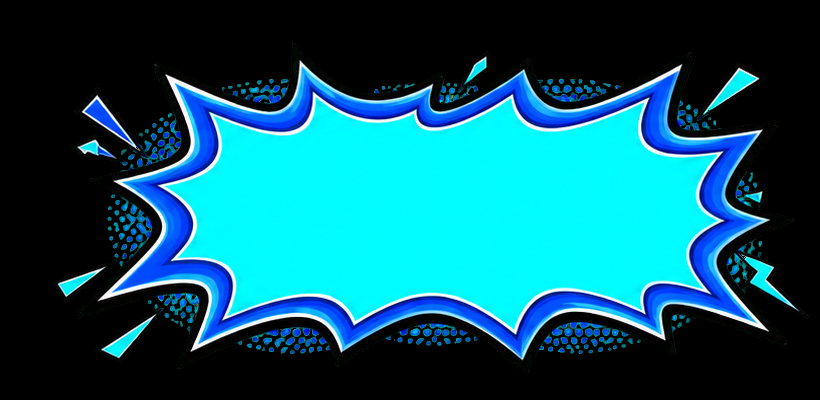
#> input picture plugins/video-editer/video_editer/assets/comic-burst-v3.png, 820 x 400 px
$ python -i visuals.py   (imports and definitions only)
#> lines starting #> are read from the running program, lines starting #| are printed output that depends on the picture
"""Code-native graphic templates and evolving transition masks, not model output."""
from contextlib import contextmanager
import math
import os
from pathlib import Path
import subprocess

import numpy as np
from PIL import Image, ImageDraw, ImageFont, ImageChops

from . import animation, processes

TRANSITIONS = {
    'summer_liquid_flow': {'season': 'summer', 'duration': .80, 'intent': '轻薄、清凉面料或流动裙摆；带白色浪头的液体曲线从左向右溢出。', 'avoid': '冬季保暖、厚重材质', 'coverage': '逐步覆盖全画面；避免同时放关键信息'},
    'summer_bubble_reveal': {'season': 'summer', 'duration': .80, 'intent': '清新配色、透气卖点；多个圆形气泡分别膨胀并融合，揭开下一镜头。', 'avoid': '严肃或低调质感', 'coverage': '多处局部圆形扩散至全屏'},
    'spring_petal_sweep': {'season': 'spring', 'duration': .88, 'intent': '春装、花色、柔和新品亮相；花瓣状轮廓由角落舒展。', 'avoid': '需要极短硬切的口播', 'coverage': '左下角绽放至全屏'},
    'winter_frost_grow': {'season': 'winter', 'duration': .88, 'intent': '针织、毛呢、保暖细节；锯齿冰晶边缘从四周向内生长。', 'avoid': '水感、泳装、炎热场景', 'coverage': '边缘冰霜逐步合拢，不使用水波'},
    'winter_snow_curtain': {'season': 'winter', 'duration': .80, 'intent': '冬装换搭、雪景氛围；分层雪团下落并形成遮盖帘幕。', 'avoid': '春夏清凉商品', 'coverage': '自上而下的不规则雪幕'},
    'graphic_ink_sweep': {'season': 'any', 'duration': .64, 'intent': '跨景别或卖点段落切换；斜向多笔刷条纹依次划开下一画面。', 'avoid': '安静长镜头', 'coverage': '斜向笔刷覆盖全屏'},
}
CALLOUTS = {
    'burst_pop': {'intent': '单个强卖点或情绪重音；漫画爆炸轮廓配粗字', 'avoid': '连续长句、安静材质说明', 'max_chars': 10},
    'minimal_label': {'intent': '材质、版型、工艺等细节；低遮挡圆角标签', 'avoid': '需要强烈促销爆点', 'max_chars': 10},
    'ribbon_tag': {'intent': '新品、搭配建议、段落小标题；折角丝带', 'avoid': '逐字字幕或较长台词', 'max_chars': 10},
    'frost_glass': {'intent': '冬装、保暖或冷色质感；半透明冰晶标签', 'avoid': '夏季水感场景', 'max_chars': 10},
}


# [195 lines left out: functions transition_frame, encode_frames, transition_assets, font_file, callout_box, callout_image and 2 more, not called in this run]


def render_layer(source, output, graphics=None, callouts=None):
    from contextlib import ExitStack
    from .engine import ffprobe,ffmpeg_bin
    info=ffprobe(source); size=(info['width'],info['height'])
    total=float(info['duration'])
    graphics,callouts=graphics or [],callouts or []
    layer=output.with_suffix('.layer.mkv')
    images={e['id']:callout_image(e) for e in callouts}
    with ExitStack() as stack:
        readers={}
        def frames():
            for index in range(math.ceil(total*25-1e-8)):
                processes.check(); at=index/25
                frame=Image.new('RGBA',size)
                for item in graphics:
                    if not item['start'] <= at < item['end']: continue
                    key=item['id']
                    if key not in readers:
                        if item['kind']=='image':
                            with Image.open(item['path']) as raw: image=raw.convert('RGBA')
                            readers[key]=lambda image=image:image
                        else:
                            small=(max(1,round(item['width']*size[0])),max(1,round(item['height']*size[1])))
                            readers[key]=stack.enter_context(decoded_frames({**item,'_log':str(output.parent/(key+'-decode.log'))},small))
                    stamp,pos=transformed(readers[key](),item,animation.value(item,at),size)
                    frame.alpha_composite(stamp,pos)
                for item in callouts:
                    if not item['start'] <= at < item['end']: continue
                    x,y,bw,bh=callout_box(item,size)
                    state={'x':x/size[0],'y':y/size[1],'scale':1,'opacity':1,'rotation':0}
                    p=min(1,(at-item['start'])/.20)
                    mode=item.get('entrance','pop')
                    if mode=='pop': state['scale']=.78+.22*animation.ease(p,'ease_out')
                    elif mode=='slide_up': state['y']+=(1-animation.ease(p,'ease_out'))*.03
                    elif mode=='fade': state['opacity']=p
                    stamp,pos=transformed(images[item['id']],{'width':bw/size[0],'height':bh/size[1]},state,size)
                    frame.alpha_composite(stamp,pos)
                yield frame
        encode_frames(layer,frames(),size)
    cmd=[ffmpeg_bin(),'-nostdin','-y','-i',str(source),'-i',str(layer),'-filter_complex_threads','1',
         '-filter_complex','[0:v][1:v]overlay=0:0:eof_action=pass:repeatlast=0[v]',
         '-map','[v]','-map','0:a?','-t',str(total),'-r','25','-c:v','libx264','-c:a','copy','-movflags','+faststart',str(output)]
    processes.run(cmd,capture_output=True,check=True,timeout=600)
    return output

>>> import cv2
>>> picture = cv2.imread('assets/comic-burst-v3.png', cv2.IMREAD_GRAYSCALE)
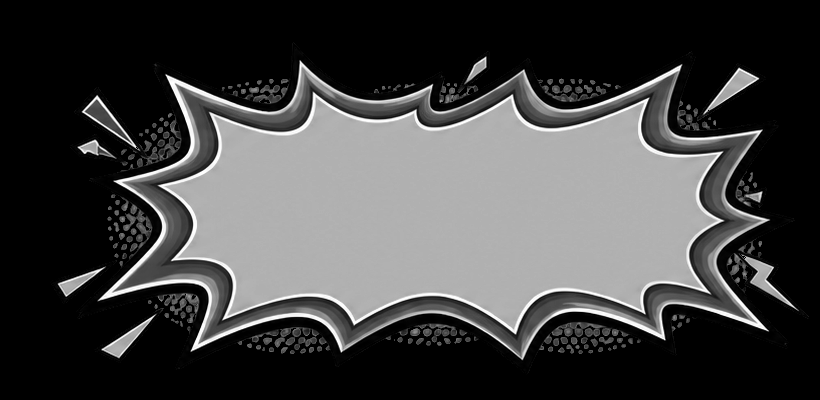
#> picture: shape (400, 820); min 0, max 255, mean 66.4
#> (the run stopped early here; a loop or call above may not have finished)

$ run again, on plugins/video-editer/video_editer/assets/number-3d-v3.png
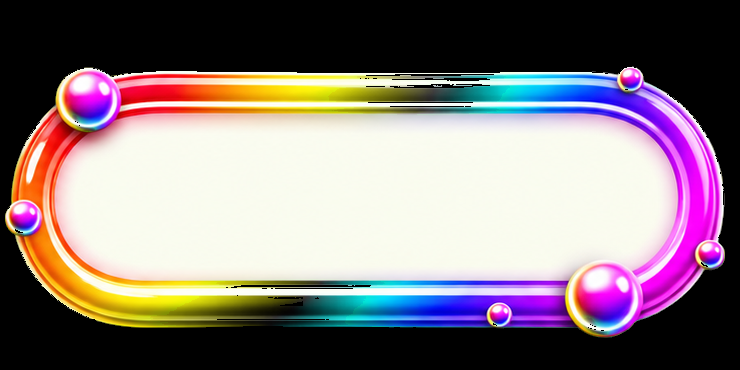
#> input picture plugins/video-editer/video_editer/assets/number-3d-v3.png, 740 x 370 px
#> `picture = cv2.imread('assets/comic-burst-v3.png', cv2.IMREAD_GRAYSCALE)`:
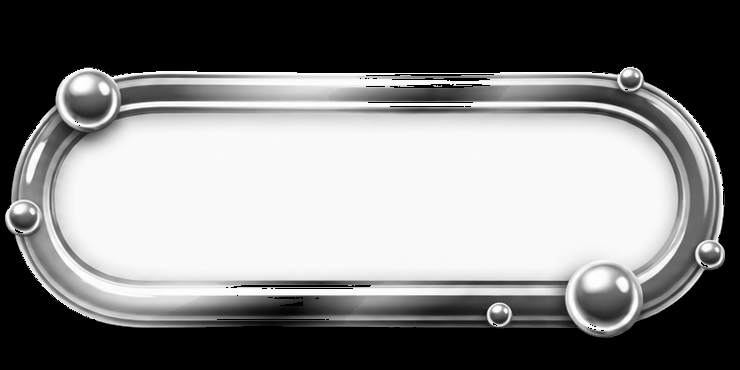
#> picture: shape (370, 740); min 0, max 255, mean 125
